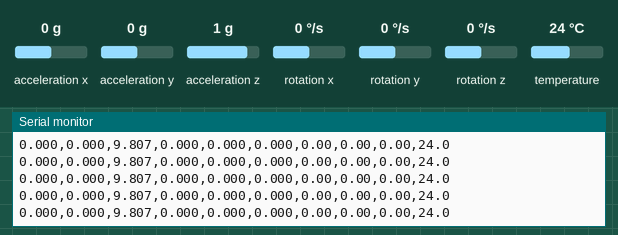
Simulated run of this sketch. Board: ESP32. Shown: the last lines printed to the serial monitor. The test bench sets the inputs (shaded band); at power-on: acceleration x 0 g, acceleration y 0 g, acceleration z 1 g, rotation x 0 °/s, rotation y 0 °/s, rotation z 0 °/s, temperature 24 °C.

Above: at 2.9 s.
3.0 s: acceleration x set to -1.4 g
At 3.7 s:
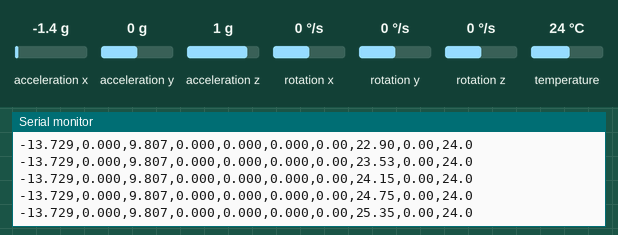
4.5 s: acceleration y set to -1.4 g
At 5.3 s:
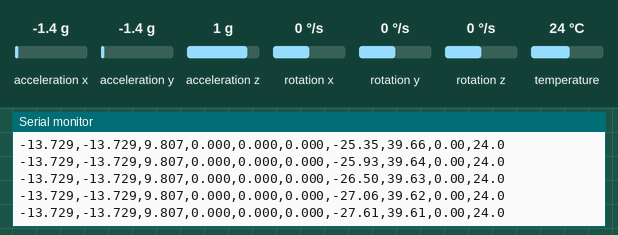
6.0 s: acceleration z set to -1.4 g
At 7.0 s:
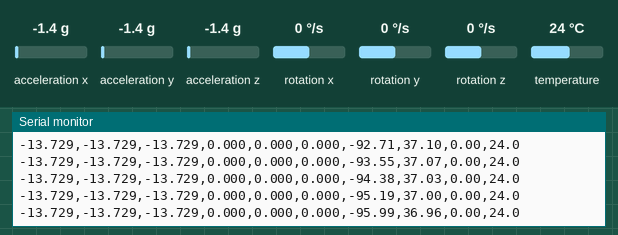
7.5 s: rotation x set to -192 °/s
At 8.4 s:
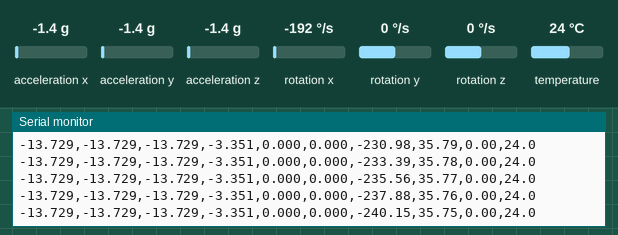
9.0 s: rotation y set to -100 °/s
At 10.1 s:
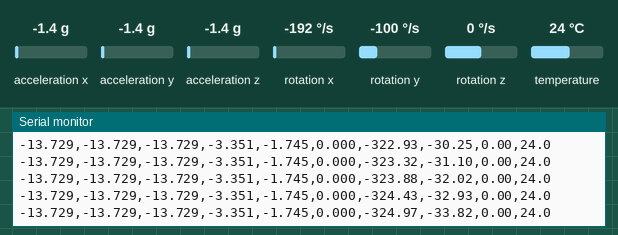

Measured:
- after the input at 3.0 s, the serial monitor: prints a new line at once (image 1)

The sketch:

test_mpu6050.ino
```cpp
/*
 * Test IMU MPU6050 (6 ejes: acelerometro + giroscopio, SIN magnetometro)
 * Plataforma: ESP32 (I2C)
 *
 * Diferencia clave con el BNO055 que ya probaste: el MPU6050 NO tiene fusion
 * de sensores integrada ni magnetometro. Este sketch calcula roll y pitch
 * con un FILTRO COMPLEMENTARIO propio (acelerometro + giroscopio) -- es
 * exactamente el tipo de trabajo de software que el BNO055 te ahorraba.
 * El YAW (heading) NO se puede obtener de forma absoluta sin magnetometro:
 * aqui se muestra tambien un "yaw_solo_giro" (integracion pura del giro Z)
 * solo para que VEAS el drift del que hablamos -- ese valor se va a ir
 * alejando de la realidad con el tiempo, incluso con el sensor quieto.
 *
 * Librerias requeridas (Arduino IDE > Administrar bibliotecas):
 *   - Adafruit MPU6050
 *   - Adafruit Unified Sensor
 *   - Adafruit BusIO
 *
 * Conexionado (I2C, direccion por defecto 0x68, pin AD0 a GND o sin conectar):
 *   MPU6050/GY-521 VCC -> ESP32 3V3 (la mayoria de modulos GY-521 traen
 *                          regulador a bordo y aceptan 3.3-5V; revisa el tuyo)
 *   MPU6050/GY-521 GND -> ESP32 GND
 *   MPU6050/GY-521 SDA -> ESP32 GPIO21
 *   MPU6050/GY-521 SCL -> ESP32 GPIO22
 *   MPU6050/GY-521 AD0 -> GND (direccion 0x68) o 3V3 (0x69, cambiar mpu.begin() abajo)
 *   MPU6050/GY-521 INT -> no se usa en este sketch
 *
 * Que hace:
 *   1. Verifica que el sensor responde en el bus I2C.
 *   2. Calibra el offset (bias) del giroscopio al arrancar -- MANTEN EL
 *      SENSOR QUIETO durante los primeros ~2 segundos tras cargar el sketch.
 *   3. Imprime por Serial (CSV, 115200 baudios): acelerometro y giro crudos,
 *      roll/pitch del filtro complementario, yaw solo-giro (para ver drift),
 *      y temperatura -- a ~50 Hz.
 */

#include <Wire.h>
#include <Adafruit_MPU6050.h>
#include <Adafruit_Sensor.h>

Adafruit_MPU6050 mpu;

// --- Filtro complementario ---
// Peso del giroscopio (0-1). Mas cerca de 1 = confia mas en el giro
// (responde rapido pero deriva); mas cerca de 0 = confia mas en el
// acelerometro (estable en reposo, pero ruidoso/lento ante movimiento brusco).
#define GYRO_WEIGHT 0.98f

float roll = 0, pitch = 0;
float yawGyroOnly = 0; // SOLO integracion de giro, sin correccion -- para ver el drift
unsigned long lastTime = 0;

// --- Calibracion de offset del giroscopio ---
float gyroBiasX = 0, gyroBiasY = 0, gyroBiasZ = 0;
const int CAL_SAMPLES = 200;

void calibrarGiro() {
  Serial.println("Calibrando giroscopio -- MANTEN EL SENSOR QUIETO...");
  double sumX = 0, sumY = 0, sumZ = 0;
  sensors_event_t a, g, temp;

  for (int i = 0; i < CAL_SAMPLES; i++) {
    mpu.getEvent(&a, &g, &temp);
    sumX += g.gyro.x;
    sumY += g.gyro.y;
    sumZ += g.gyro.z;
    delay(5);
  }

  gyroBiasX = sumX / CAL_SAMPLES;
  gyroBiasY = sumY / CAL_SAMPLES;
  gyroBiasZ = sumZ / CAL_SAMPLES;

  Serial.print("Offset giro (rad/s): x=");
  Serial.print(gyroBiasX, 5);
  Serial.print(" y=");
  Serial.print(gyroBiasY, 5);
  Serial.print(" z=");
  Serial.println(gyroBiasZ, 5);
}

void setup() {
  Serial.begin(115200);
  while (!Serial) delay(10);

  Serial.println("=== Test IMU MPU6050 ===");

  Wire.begin(21, 22);

  if (!mpu.begin(0x68, &Wire)) {
    Serial.println("ERROR: no se detecto el MPU6050. Revisar:");
    Serial.println(" - Alimentacion (VCC y GND)");
    Serial.println(" - SDA/SCL en los pines correctos");
    Serial.println(" - Direccion I2C (AD0 a GND=0x68, a 3V3=0x69 -- cambiar mpu.begin() si aplica)");
    while (1) { delay(1000); }
  }

  Serial.println("MPU6050 detectado correctamente.");

  // Rangos -- ajustar segun la amplitud de movimiento esperada en el ensayo
  mpu.setAccelerometerRange(MPU6050_RANGE_8_G);
  mpu.setGyroRange(MPU6050_RANGE_500_DEG);
  mpu.setFilterBandwidth(MPU6050_BAND_21_HZ);

  delay(300);

  calibrarGiro();

  // Inicializar roll/pitch con el acelerometro, para no arrancar en (0,0) falso
  sensors_event_t a, g, temp;
  mpu.getEvent(&a, &g, &temp);
  roll  = atan2(a.acceleration.y, a.acceleration.z) * 180.0 / PI;
  pitch = atan2(-a.acceleration.x, sqrt(a.acceleration.y * a.acceleration.y + a.acceleration.z * a.acceleration.z)) * 180.0 / PI;
  yawGyroOnly = 0;

  lastTime = millis();

  Serial.println("raw_ax,raw_ay,raw_az,raw_gx,raw_gy,raw_gz,roll,pitch,yaw_solo_giro,temp_C");
}

void loop() {
  sensors_event_t a, g, temp;
  mpu.getEvent(&a, &g, &temp);

  unsigned long now = millis();
  float dt = (now - lastTime) / 1000.0f;
  lastTime = now;

  // Giro con offset ya restado
  float gx = g.gyro.x - gyroBiasX;
  float gy = g.gyro.y - gyroBiasY;
  float gz = g.gyro.z - gyroBiasZ;

  // Angulo desde el acelerometro (referencia absoluta respecto a gravedad,
  // pero ruidoso y solo sirve para roll/pitch, no para yaw)
  float accelRoll  = atan2(a.acceleration.y, a.acceleration.z) * 180.0 / PI;
  float accelPitch = atan2(-a.acceleration.x, sqrt(a.acceleration.y * a.acceleration.y + a.acceleration.z * a.acceleration.z)) * 180.0 / PI;

  // Velocidad angular en grados/s
  float gyroRollRate  = gx * 180.0 / PI;
  float gyroPitchRate = gy * 180.0 / PI;
  float gyroYawRate   = gz * 180.0 / PI;

  // Filtro complementario: integra el giro (rapido, pero deriva) y lo
  // corrige lentamente con el acelerometro (lento, pero no deriva)
  roll  = GYRO_WEIGHT * (roll  + gyroRollRate  * dt) + (1.0f - GYRO_WEIGHT) * accelRoll;
  pitch = GYRO_WEIGHT * (pitch + gyroPitchRate * dt) + (1.0f - GYRO_WEIGHT) * accelPitch;

  // Yaw SOLO integrando el giro, sin ninguna correccion -- esto es
  // deliberadamente "mal" para que veas el drift acumularse con el tiempo,
  // incluso con el sensor quieto (ver conversacion sobre que es el drift).
  yawGyroOnly += gyroYawRate * dt;

  Serial.print(a.acceleration.x, 3); Serial.print(",");
  Serial.print(a.acceleration.y, 3); Serial.print(",");
  Serial.print(a.acceleration.z, 3); Serial.print(",");
  Serial.print(gx, 3); Serial.print(",");
  Serial.print(gy, 3); Serial.print(",");
  Serial.print(gz, 3); Serial.print(",");
  Serial.print(roll, 2); Serial.print(",");
  Serial.print(pitch, 2); Serial.print(",");
  Serial.print(yawGyroOnly, 2); Serial.print(",");
  Serial.println(temp.temperature, 1);

  delay(20); // ~50 Hz
}
```
